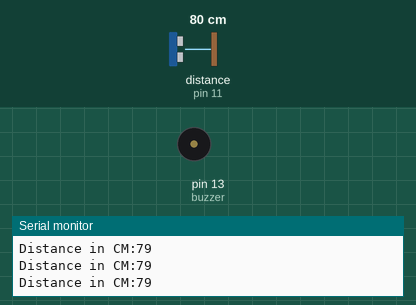
Simulated run of this sketch. Board: Arduino Uno, built with avr-gcc and run on an emulated ATmega328P. Parts: buzzer (waves = sounding), the last lines printed to the serial monitor. Wiring (inferred from the names in the program): ultrasonic range finder: trigger pin 12; echo pin 11. The inputs (shaded band) are chosen by the test bench; at power-on: distance to the obstacle (sensor on pin 11) 80 cm. The echo pulse lasts 58.3 µs per cm.

Above: at 1.5 s.
1.6 s: distance to the obstacle (sensor on pin 11) set to 50 cm
3.1 s: distance to the obstacle (sensor on pin 11) set to 43 cm
At 3.5 s:
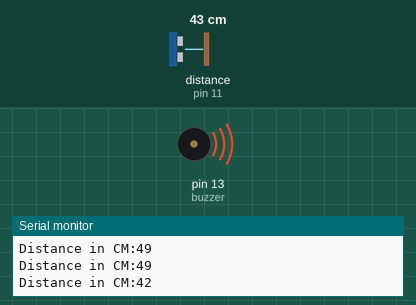
6.4 s: distance to the obstacle (sensor on pin 11) set to 60 cm
At 7.4 s:
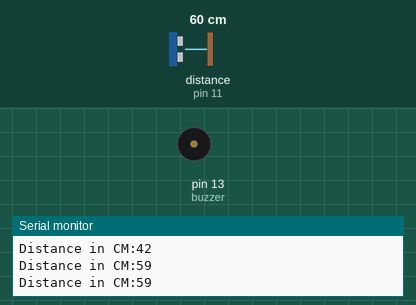
7.9 s: distance to the obstacle (sensor on pin 11) set to 2 cm
At 9.2 s:
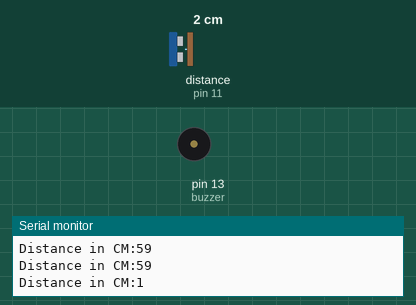
Timing chart, 0 to 12.2 s (numbered marks = the images above; inputs shaded):
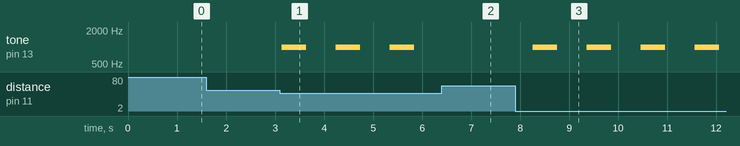

Measured:
- the behaviour switches between 47 and 46 cm on distance to the obstacle (sensor on pin 11) (found by bisection; images 0 and 1)
- after the input at 3.1 s, tone on pin 13 (buzzer): alternates 1000 Hz for 0.50 s and silent for 0.60 s, starting at once
- after the input at 6.4 s, tone on pin 13 (buzzer): stays silent (without the input it goes to 1000 Hz after 0.05 s)
- after the input at 7.9 s, tone on pin 13 (buzzer): alternates 1000 Hz for 0.50 s and silent for 0.60 s, starting after 0.36 s

The sketch:

Code002.ino
```cpp
#define trigPin 12
#define echoPin 11
int buzzer = 13;

void setup() {
  Serial.begin (9600);
  pinMode(trigPin, OUTPUT);
  pinMode(echoPin, INPUT);
  pinMode(buzzer, OUTPUT);
}

void loop() {
  delay(100);
  int timetaken, dist;
  digitalWrite(trigPin, HIGH);
  delayMicroseconds(1000);
  digitalWrite(trigPin, LOW);
  timetaken = pulseIn(echoPin, HIGH);
  dist = (timetaken / 2) * 0.034049 ;
  Serial.print("Distance in CM:");
  Serial.println(dist);
  if (dist > 0 && dist < 46) //CHANGE
  {

    tone(buzzer, 1000, 500);
    delay(500);
  }
  else  {
    digitalWrite(buzzer, LOW);


  }
  delay(500);
}
```
